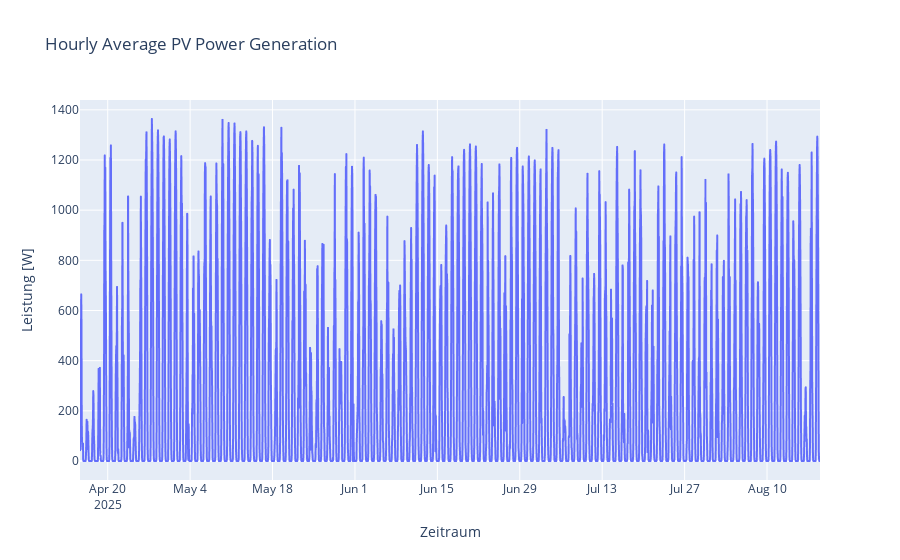

Write notebook code for a chart like this one.
### Markdown cell above
##### performing some data cleaning and manipulation

### Code cell
combined_df_1=combined_df.copy()
combined_df_1['Zeitraum'] = pd.to_datetime(combined_df_1['Zeitraum'])
combined_df_1 = combined_df_1.set_index('Zeitraum')
combined_df_1['Leistung [W]'] = pd.to_numeric(combined_df_1['Leistung [W]'].astype(str).str.replace('.','',regex=False), errors='coerce').fillna(0)
hourly_combined_df_1= combined_df_1.resample('h').mean()
fig=px.line(hourly_combined_df_1, x=hourly_combined_df_1.index, y='Leistung [W]', title='Hourly Average PV Power Generation')
fig.show()

### Figure 1 — Plotly figure (JSON) as saved in the notebook; plotly's stock layout.template omitted (floating-point values rounded to 4 significant figures; data arrays with more than 128 entries replaced by an {"elided": "..."} marker saying what was removed)
{"data": [{"hovertemplate": "Zeitraum=%{x}<br>Leistung [W]=%{y}<extra></extra>", "legendgroup": "", "line": {"color": "#636efa", "dash": "solid"}, "marker": {"symbol": "circle"}, "mode": "lines", "name": "", "showlegend": false, "type": "scattergl", "x": {"elided": "3018 str values"}, "xaxis": "x", "y": {"elided": "3018 float values"}, "yaxis": "y"}], "layout": {"legend": {"tracegroupgap": 0}, "title": {"text": "Hourly Average PV Power Generation"}, "xaxis": {"anchor": "y", "domain": [0, 1], "title": {"text": "Zeitraum"}}, "yaxis": {"anchor": "x", "domain": [0, 1], "title": {"text": "Leistung [W]"}}}}
